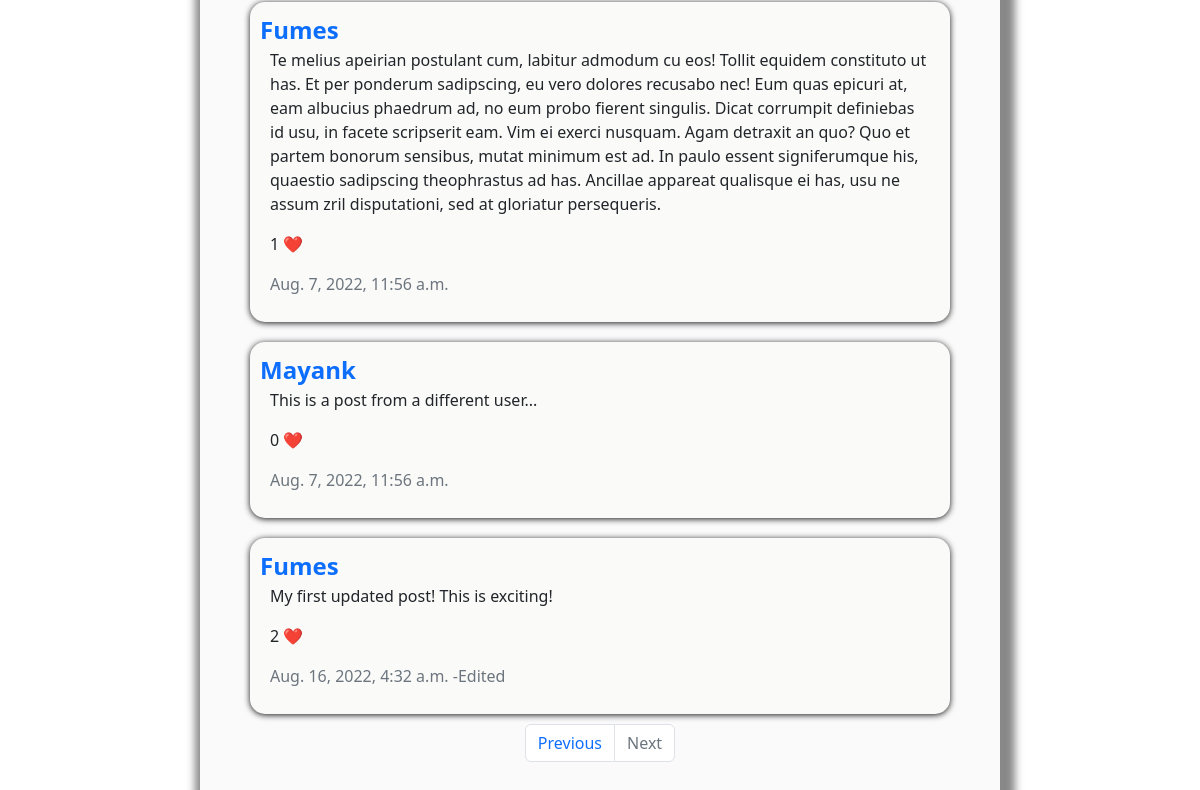
Page /?page=3 (signed in, lower part) on the earlier database version.
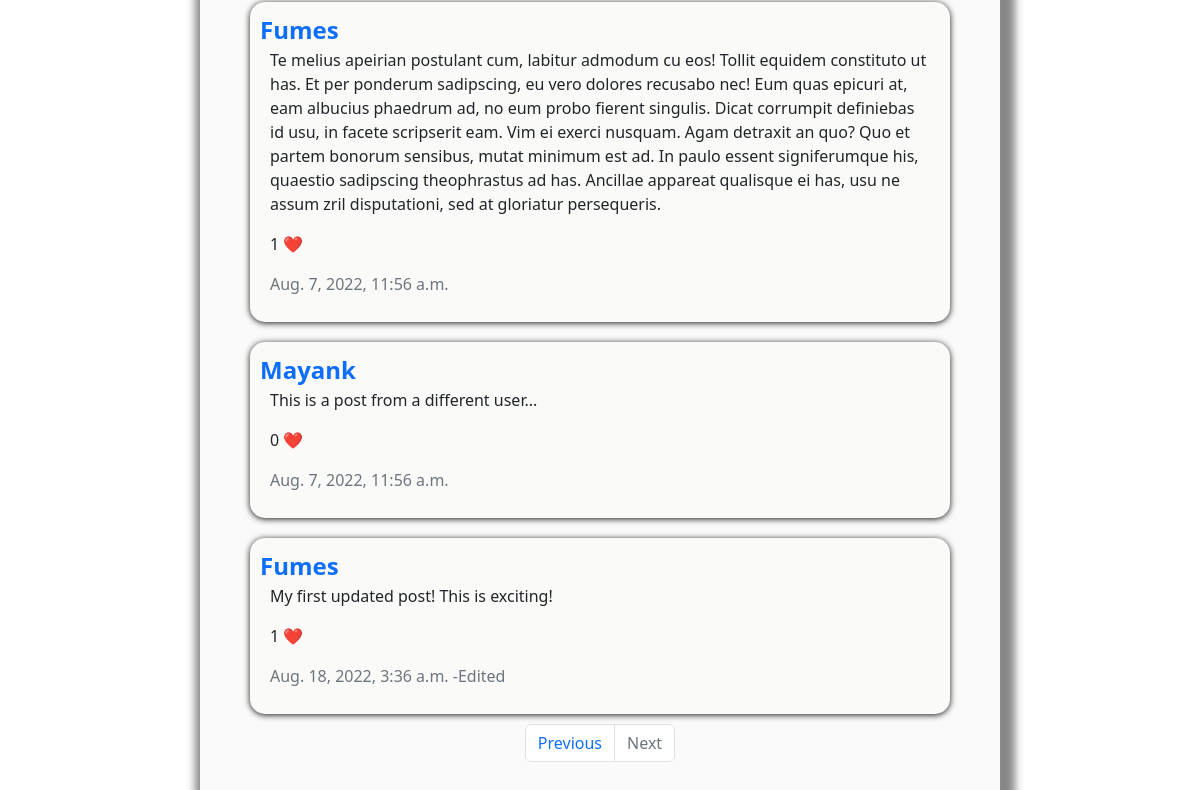
Same page on the later database version.
### network/models.py (models this page shows, shortened)
class Post(models.Model):
    body = models.TextField(null=False)
    author = models.ForeignKey("User", on_delete=models.CASCADE, related_name="user_post")
    created = models.DateTimeField(auto_now_add=True)
    modified = models.DateTimeField(auto_now=True)
    edited = models.BooleanField(default=False)
    likes = models.ManyToManyField("User", blank=True, related_name="like_post")

class User(AbstractUser):
    following = models.ManyToManyField("self", blank=True, symmetrical=False)

### network/views.py (the view)
# urls.py: path("", IndexView.as_view(), name="index"),
class IndexView(ListView):
    model = Post
    template_name = 'network/index.html'
    ordering = ['-created']
    paginate_by = 10

### network/templates/network/index.html (shortened to what this page needs)
{% extends "network/layout.html" %}
{% block body %}
<main class="main flex">
    <div id="posts-view" class="flex index-view ">
    {% for post in page_obj %}
        <div class="flex post">
            <a href="#" data-id={{post.author.id}} id="profile" class="fs-4 fw-semibold links">{{post.author|lower|capfirst}}</a>
            <p>{{post.body}}</p>
            {% if user.is_authenticated %}
                <p><span>{{post.likes.count}}</span> <span class="like-btn links">❤️</span></p>
            {% endif %}
            {% if post.edited %}
                <p class="text-muted fs-6">{{post.modified}} -Edited</p>
            {%else%}
                <p class="text-muted fs-6">{{post.created}}</p>
            {%endif%}
        </div>
    {% endfor %}
        <nav aria-label="Page navigation example">
            <ul class="pagination">
                {% if page_obj.has_previous %}
                    <li class="page-item"><a class="page-link" href="?page={{ page_obj.previous_page_number }}">Previous</a></li>
                    {%else%}
                    <li class="page-item"><a class="page-link disabled" href="#">Previous</a></li>
                {% endif %}
                {% if page_obj.has_next %}
                    <li class="page-item"><a class="page-link" href="?page={{ page_obj.next_page_number }}">Next</a></li>
                    {%else%}
                    <li class="page-item"><a class="page-link disabled" href="#">Next</a></li>
                {% endif %}
            </ul>
        </nav>
    </div>
</main>
{% endblock %}

Differences in the rows shown:
changed Post "My first updated post! This is exciting!": likes.count "2" → "1"; modified "Aug. 16, 2022, 4:32 a.m." → "Aug. 18, 2022, 3:36 a.m."
